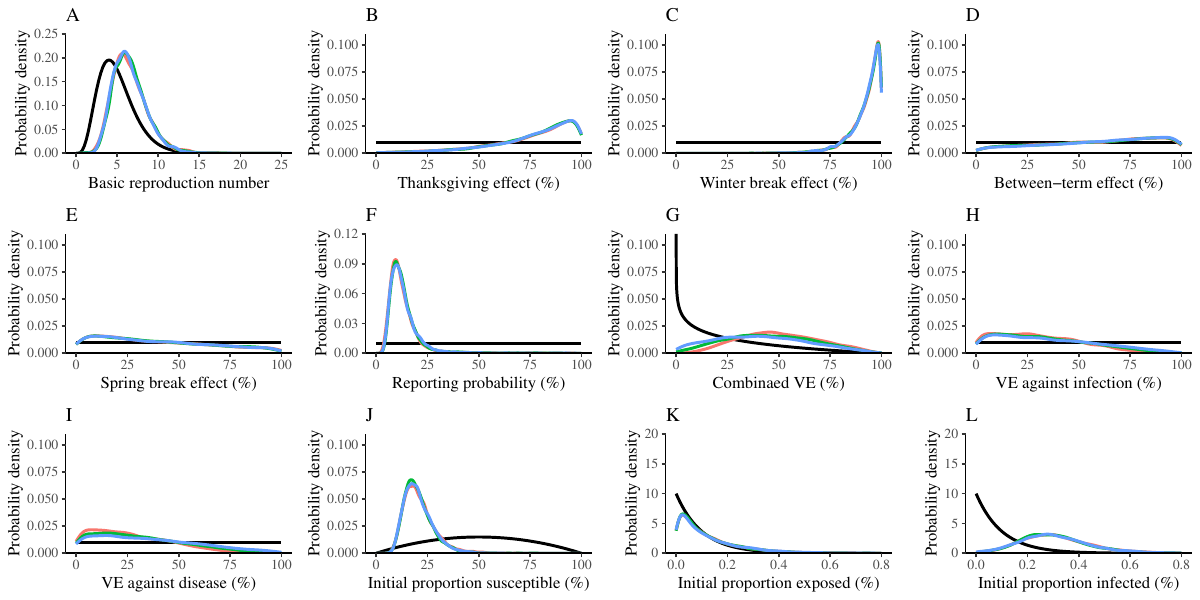

Write the R code that produced this figure.
library(rstan)
library(dplyr)
library(ggplot2); theme_set(theme_bw(base_family = "Times", base_size=12))
library(egg)
load("../data_processed/iowa.rda")
load("../stanfit/stanfit_seirv_final.rda")
load("../stanfit/stanfit_seirv_final_14.rda")
load("../stanfit/stanfit_seirv_final_21.rda")

tt <- theme(
  panel.grid = element_blank(),
  panel.border = element_blank(),
  axis.line = element_line(),
  legend.position = "none"
)

ee1 <- rstan::extract(stanfit_seirv_final, permuted=FALSE)
ee2 <- rstan::extract(stanfit_seirv_final_14, permuted=FALSE)
ee3 <- rstan::extract(stanfit_seirv_final_21, permuted=FALSE)

ss1 <- rstan::summary(stanfit_seirv_final)
ss2 <- rstan::summary(stanfit_seirv_final_14)
ss3 <- rstan::summary(stanfit_seirv_final_21)

beta0 <- data.frame(
  value=c(ee1[,,"beta0"], ee2[,,"beta0"], ee3[,,"beta0"]),
  delay=rep(c(7, 14, 21), each=8000)
)

holiday1 <- data.frame(
  value=c(ee1[,,"reduction1"]*100, ee2[,,"reduction1"]*100, ee3[,,"reduction1"]*100),
  delay=rep(c(7, 14, 21), each=8000),
  type="Thanksgiving"
)

holiday2 <- data.frame(
  value=c(ee1[,,"reduction2"]*100, ee2[,,"reduction2"]*100, ee3[,,"reduction2"]*100),
  delay=rep(c(7, 14, 21), each=8000),
  type="Winter"
)

holiday3 <- data.frame(
  value=c(ee1[,,"reduction3"]*100, ee2[,,"reduction3"]*100, ee3[,,"reduction3"]*100),
  delay=rep(c(7, 14, 21), each=8000),
  type="Between-term"
)

holiday4 <- data.frame(
  value=c(ee1[,,"reduction4"]*100, ee2[,,"reduction4"]*100, ee3[,,"reduction4"]*100),
  delay=rep(c(7, 14, 21), each=8000),
  type="Spring"
)

reporting <- data.frame(
  value=c(ee1[,,"reporting"]*100, ee2[,,"reporting"]*100, ee3[,,"reporting"]*100),
  delay=rep(c(7, 14, 21), each=8000)
)

vaccine <- data.frame(
  value=c(ee1[,,"efficacy"]*100, ee2[,,"efficacy"]*100, ee3[,,"efficacy"]*100),
  delay=rep(c(7, 14, 21), each=8000)
)

vaccineD <- data.frame(
  value=c(ee1[,,"efficacyD"]*100, ee2[,,"efficacyD"]*100, ee3[,,"efficacyD"]*100),
  delay=rep(c(7, 14, 21), each=8000)
)

vaccineComb <- data.frame(
  value=c(
    (1-c(ee1[,,"efficacy"]))*(1-c(ee1[,,"efficacyD"]))*100,
    (1-c(ee2[,,"efficacy"]))*(1-c(ee2[,,"efficacyD"]))*100,
    (1-c(ee3[,,"efficacy"]))*(1-c(ee3[,,"efficacyD"]))*100
  ),
  delay=rep(c(7, 14, 21), each=8000)
)

S0 <- data.frame(
  value=c(ee1[,,"S0"]*100, ee2[,,"S0"]*100, ee3[,,"S0"]*100),
  delay=rep(c(7, 14, 21), each=8000)
)

E0 <- data.frame(
  value=c(ee1[,,"E0"]*100, ee2[,,"E0"]*100, ee3[,,"E0"]*100),
  delay=rep(c(7, 14, 21), each=8000)
)

I0 <- data.frame(
  value=c(ee1[,,"I0"]*100, ee2[,,"I0"]*100, ee3[,,"I0"]*100),
  delay=rep(c(7, 14, 21), each=8000)
)

phi <- data.frame(
  value=c(ee1[,,"phi"], ee2[,,"phi"], ee3[,,"phi"]),
  delay=rep(c(7, 14, 21), each=8000)
)

g1 <- ggplot(beta0) +
  stat_function(fun=function(x) dgamma(x/7, 15, 21)/7, col="black", lwd=1) +
  geom_density(aes(value*7, col=as.factor(delay)), lwd=1) +
  scale_x_continuous("Basic reproduction number", limits=c(0, 25)) +
  scale_y_continuous("Probability density", expand=c(0, 0), limits=c(0, 0.4)) +
  ggtitle("A") +
  tt

g2 <- ggplot(holiday1) +
  stat_function(fun=function(x) dbeta(x/100, 1, 1)/100, col="black", lwd=1) +
  geom_density(aes(value, col=as.factor(delay)), lwd=1) +
  scale_x_continuous("Thanksgiving effect (%)", limits=c(0, 100)) +
  scale_y_continuous("Probability density", expand=c(0, 0), limits=c(0, 0.11)) +
  ggtitle("B") +
  tt

g3 <- ggplot(holiday2) +
  stat_function(fun=function(x) dbeta(x/100, 1, 1)/100, col="black", lwd=1) +
  geom_density(aes(value, col=as.factor(delay)), lwd=1) +
  scale_x_continuous("Winter break effect (%)", limits=c(0, 100)) +
  scale_y_continuous("Probability density", expand=c(0, 0), limits=c(0, 0.11)) +
  ggtitle("C") +
  tt

g4 <- ggplot(holiday3) +
  stat_function(fun=function(x) dbeta(x/100, 1, 1)/100, col="black", lwd=1) +
  geom_density(aes(value, col=as.factor(delay)), lwd=1) +
  scale_x_continuous("Between-term effect (%)", limits=c(0, 100)) +
  scale_y_continuous("Probability density", expand=c(0, 0), limits=c(0, 0.11)) +
  ggtitle("D") +
  tt

g5 <- ggplot(holiday4) +
  stat_function(fun=function(x) dbeta(x/100, 1, 1)/100, col="black", lwd=1) +
  geom_density(aes(value, col=as.factor(delay)), lwd=1) +
  scale_x_continuous("Spring break effect (%)", limits=c(0, 100)) +
  scale_y_continuous("Probability density", expand=c(0, 0), limits=c(0, 0.11)) +
  ggtitle("E") +
  tt

g6 <- ggplot(reporting) +
  stat_function(fun=function(x) dbeta(x/100, 1, 1)/100, col="black", lwd=1) +
  geom_density(aes(value, col=as.factor(delay)), lwd=1) +
  scale_x_continuous("Reporting probability (%)", limits=c(0, 100)) +
  scale_y_continuous("Probability density", expand=c(0, 0), limits=c(0, 0.12)) +
  ggtitle("F") +
  tt

g7 <- ggplot(vaccineComb) +
  stat_function(fun=function(x) -log(x/100)/100, col="black", n=1001, lwd=1) +
  geom_density(aes(value, col=as.factor(delay)), lwd=1) +
  scale_x_continuous("Combinaed VE (%)", limits=c(0, 100)) +
  scale_y_continuous("Probability density", expand=c(0, 0), limits=c(0, 0.11)) +
  ggtitle("G") +
  tt

g8 <- ggplot(vaccine) +
  stat_function(fun=function(x) dbeta(x/100, 1, 1)/100, col="black", lwd=1) +
  geom_density(aes(value, col=as.factor(delay)), lwd=1) +
  scale_x_continuous("VE against infection (%)", limits=c(0, 100)) +
  scale_y_continuous("Probability density", expand=c(0, 0), limits=c(0, 0.11)) +
  ggtitle("H") +
  tt

g9 <- ggplot(vaccineD) +
  stat_function(fun=function(x) dbeta(x/100, 1, 1)/100, col="black", lwd=1) +
  geom_density(aes(value, col=as.factor(delay)), lwd=1) +
  scale_x_continuous("VE against disease (%)", limits=c(0, 100)) +
  scale_y_continuous("Probability density", expand=c(0, 0), limits=c(0, 0.11)) +
  ggtitle("I") +
  tt

g10 <- ggplot(S0) +
  stat_function(fun=function(x) dbeta(x/100, 2, 2)/100, col="black", lwd=1) +
  geom_density(aes(value, col=as.factor(delay)), lwd=1) +
  scale_x_continuous("Initial proportion susceptible (%)", limits=c(0, 100)) +
  scale_y_continuous("Probability density", expand=c(0, 0), limits=c(0, 0.11)) +
  ggtitle("J") +
  tt

g11 <- ggplot(E0) +
  stat_function(fun=function(x) dbeta(x/100, 1, 999)/100, col="black", lwd=1) +
  geom_density(aes(value, col=as.factor(delay)), lwd=1) +
  scale_x_continuous("Initial proportion exposed (%)", limits=c(0, 0.8)) +
  scale_y_continuous("Probability density", expand=c(0, 0), limits=c(0, 20)) +
  ggtitle("K") +
  tt

g12 <- ggplot(I0) +
  stat_function(fun=function(x) dbeta(x/100, 1, 999)/100, col="black", lwd=1) +
  geom_density(aes(value, col=as.factor(delay)), lwd=1) +
  scale_x_continuous("Initial proportion infected (%)", limits=c(0, 0.8)) +
  scale_y_continuous("Probability density", expand=c(0, 0), limits=c(0, 20)) +
  ggtitle("L") +
  tt

g13 <- ggplot(phi) +
  stat_function(fun=function(x) dexp(1/x, 5) * 1/x^2, col="black", lwd=1) +
  geom_density(aes(value, col=as.factor(delay)), lwd=1) +
  scale_x_continuous("Negative binomial dispersion", limits=c(0, 17)) +
  scale_y_continuous("Probability density", expand=c(0, 0), limits=c(0, 1)) +
  ggtitle("M") +
  tt

gtot <- ggarrange(g1, g2, g3, g4, g5, g6, g7, g8, g9, g10, g11, g12,
          nrow=3,
          draw=FALSE)

ggsave("figure_stanfit_param_all.pdf", gtot, width=12, height = 6)
